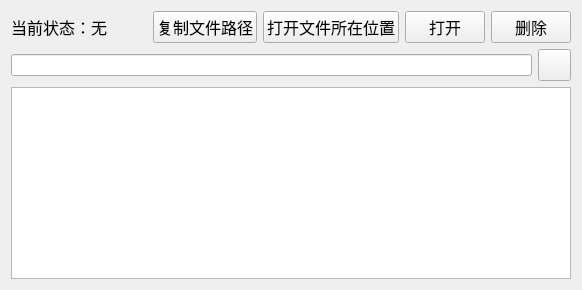
         <widget class="QWidget" name="FM_Page">
          <layout class="QVBoxLayout" name="verticalLayout_21" stretch="0,0,0">
           <item>
            <layout class="QHBoxLayout" name="horizontalLayout_8" stretch="1,1,1,1,1,1">
             <item>
              <widget class="QLabel" name="label_curState">
               <property name="font">
                <font>
                 <pointsize>12</pointsize>
                </font>
               </property>
               <property name="text">
                <string>当前状态：无</string>
               </property>
              </widget>
             </item>
             <item>
              <spacer name="horizontalSpacer_8">
               <property name="orientation">
                <enum>Qt::Orientation::Horizontal</enum>
               </property>
               <property name="sizeHint" stdset="0">
                <size>
                 <width>40</width>
                 <height>20</height>
                </size>
               </property>
              </spacer>
             </item>
             <item>
              <widget class="QPushButton" name="btnGetFilePath">
               <property name="font">
                <font>
                 <pointsize>12</pointsize>
                </font>
               </property>
               <property name="text">
                <string>复制文件路径</string>
               </property>
              </widget>
             </item>
             <item>
              <widget class="QPushButton" name="btnToFileLoc">
               <property name="font">
                <font>
                 <pointsize>12</pointsize>
                </font>
               </property>
               <property name="text">
                <string>打开文件所在位置</string>
               </property>
              </widget>
             </item>
             <item>
              <widget class="QPushButton" name="btnOpenFile">
               <property name="font">
                <font>
                 <pointsize>12</pointsize>
                </font>
               </property>
               <property name="text">
                <string>打开</string>
               </property>
              </widget>
             </item>
             <item>
              <widget class="QPushButton" name="btnDelFile">
               <property name="font">
                <font>
                 <pointsize>12</pointsize>
                </font>
               </property>
               <property name="text">
                <string>删除</string>
               </property>
              </widget>
             </item>
            </layout>
           </item>
           <item>
            <layout class="QHBoxLayout" name="horizontalLayout_5">
             <item>
              <widget class="QLineEdit" name="lineEdit_fileSearch"/>
             </item>
             <item>
              <widget class="QToolButton" name="btnSearch_File">
               <property name="sizePolicy">
                <sizepolicy hsizetype="Minimum" vsizetype="Fixed">
                 <horstretch>0</horstretch>
                 <verstretch>0</verstretch>
                </sizepolicy>
               </property>
               <property name="minimumSize">
                <size>
                 <width>25</width>
                 <height>25</height>
                </size>
               </property>
               <property name="text">
                <string/>
               </property>
               <property name="icon">
                <iconset resource="../Resource.qrc">
                 <normaloff>:/new/prefix1/res/sousuo.png</normaloff>:/new/prefix1/res/sousuo.png</iconset>
               </property>
               <property name="iconSize">
                <size>
                 <width>25</width>
                 <height>25</height>
                </size>
               </property>
              </widget>
             </item>
            </layout>
           </item>
           <item>
            <widget class="myTableview" name="fileViewer"/>
           </item>
          </layout>
         </widget>
